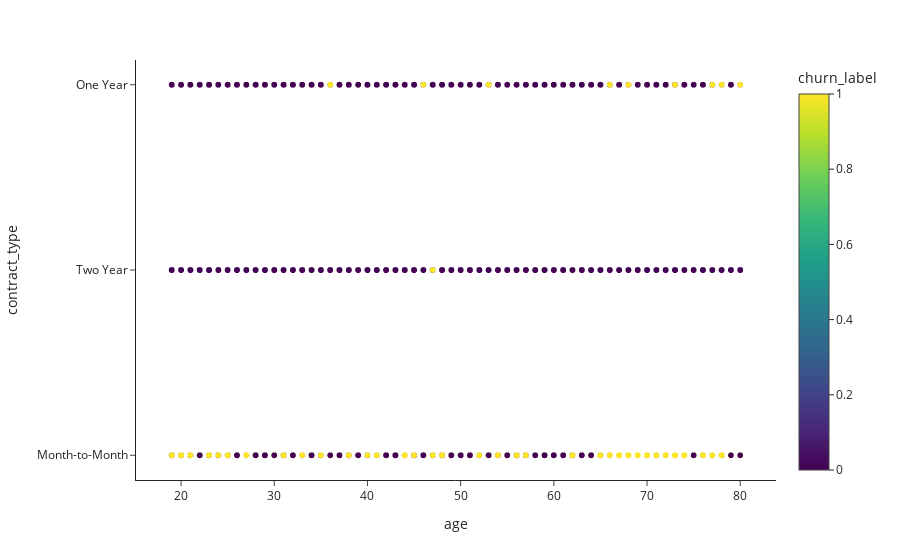

Write notebook code for a chart like this one.
### Code cell
import plotly.express as px

fig = px.scatter(combined_df, x='age', y='contract_type', color='churn_label', template='simple_white')
fig.show()

## customers who are on month-to-month contract and aged above 60 are very much likely to churn

### Figure 1 — Plotly figure (JSON) as saved in the notebook; plotly's stock layout.template omitted (floating-point values rounded to 4 significant figures; data arrays with more than 128 entries replaced by an {"elided": "..."} marker saying what was removed)
{"data": [{"hovertemplate": "age=%{x}<br>contract_type=%{y}<br>churn_label=%{marker.color}<extra></extra>", "legendgroup": "", "marker": {"color": {"elided": "6991 int values"}, "coloraxis": "coloraxis", "symbol": "circle"}, "mode": "markers", "name": "", "showlegend": false, "type": "scattergl", "x": {"elided": "6991 int values"}, "xaxis": "x", "y": {"elided": "6991 str values"}, "yaxis": "y"}], "layout": {"coloraxis": {"colorbar": {"title": {"text": "churn_label"}}, "colorscale": [[0, "#440154"], [0.1111, "#482878"], [0.2222, "#3e4989"], [0.3333, "#31688e"], [0.4444, "#26828e"], [0.5556, "#1f9e89"], [0.6667, "#35b779"], [0.7778, "#6ece58"], [0.8889, "#b5de2b"], [1, "#fde725"]]}, "legend": {"tracegroupgap": 0}, "margin": {"t": 60}, "xaxis": {"anchor": "y", "domain": [0, 1], "title": {"text": "age"}}, "yaxis": {"anchor": "x", "domain": [0, 1], "title": {"text": "contract_type"}}}}
